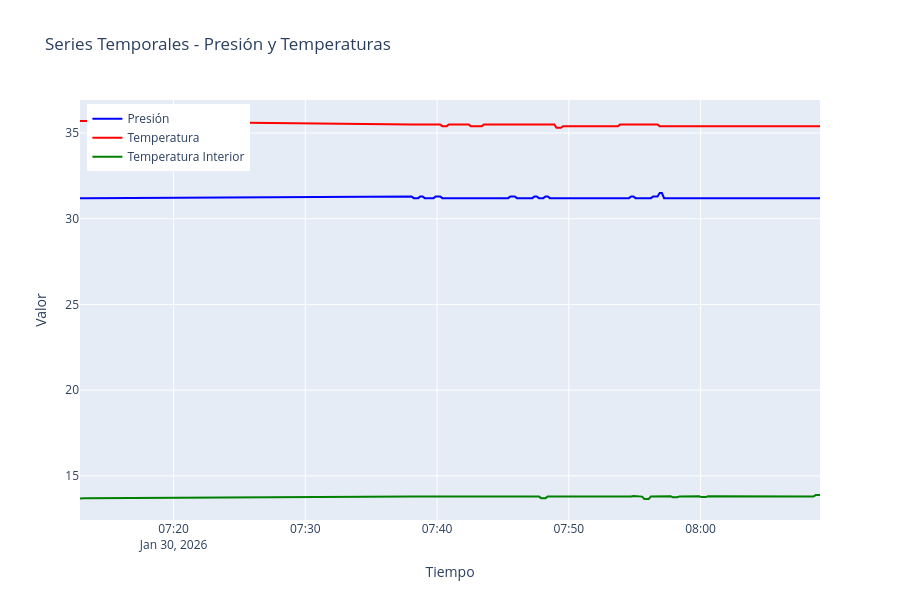

Notebook cell for this chart:
### Code cell
# Crear figura
fig = go.Figure()

# Añadir las tres series
fig.add_trace(go.Scatter(
    x=df.index,
    y=df['Presion'],
    name='Presión',
    line=dict(color='blue', width=2)
))

fig.add_trace(go.Scatter(
    x=df.index,
    y=df['Temperatura'],
    name='Temperatura',
    line=dict(color='red', width=2)
))

fig.add_trace(go.Scatter(
    x=df.index,
    y=df['TemperaturaInterior'],
    name='Temperatura Interior',
    line=dict(color='green', width=2)
))

# Configurar el layout
fig.update_layout(
    title='Series Temporales - Presión y Temperaturas',
    xaxis_title='Tiempo',
    yaxis_title='Valor',
    hovermode='x unified',
    legend=dict(
        yanchor="top",
        y=0.99,
        xanchor="left",
        x=0.01
    ),
    height=600
)

fig.show()

### Figure 1 — Plotly figure (JSON) as saved in the notebook; plotly's stock layout.template omitted (floating-point values rounded to 4 significant figures; data arrays with more than 128 entries replaced by an {"elided": "..."} marker saying what was removed)
{"data": [{"line": {"color": "blue", "width": 2}, "name": "Presión", "type": "scatter", "x": {"elided": "190 str values"}, "y": {"elided": "190 float values"}}, {"line": {"color": "red", "width": 2}, "name": "Temperatura", "type": "scatter", "x": {"elided": "190 str values"}, "y": {"elided": "190 float values"}}, {"line": {"color": "green", "width": 2}, "name": "Temperatura Interior", "type": "scatter", "x": {"elided": "190 str values"}, "y": {"elided": "190 float values"}}], "layout": {"height": 600, "hovermode": "x unified", "legend": {"x": 0.01, "xanchor": "left", "y": 0.99, "yanchor": "top"}, "title": {"text": "Series Temporales - Presión y Temperaturas"}, "xaxis": {"title": {"text": "Tiempo"}}, "yaxis": {"title": {"text": "Valor"}}}}
